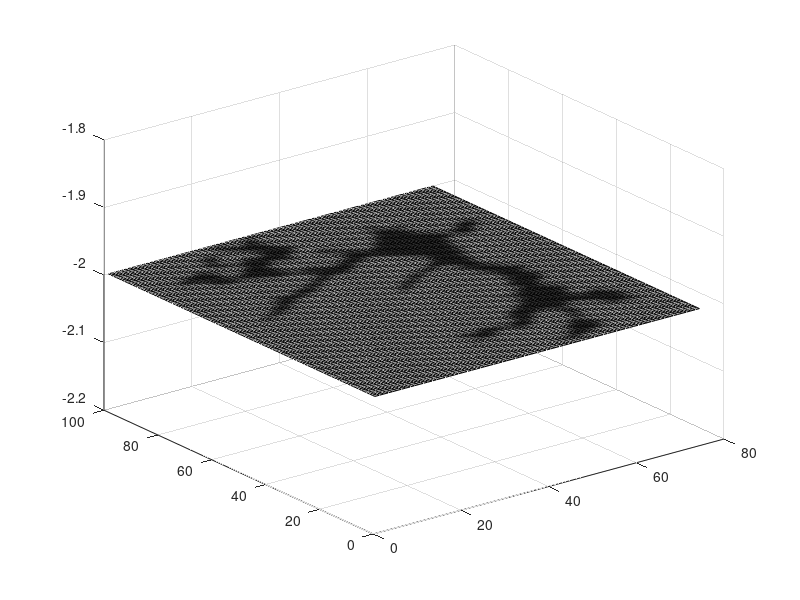

The MATLAB script that drew this image: (Note: this script raises an error after producing the figure.)
close all;
clear all;

load('mask.mat');
load('Example_dat.mat');
T0 = 1;
[H0,W0] = size(mask);
datSel = zeros(H0,W0,T0);
%% 
for t = 1:T0
    curIm = zeros(H0,W0);
    curIm(mask) = 0.8;%exp(-t/5)/0.9*0.4+0.6;
    curIm(~mask) = 0.3;
    curIm = imgaussfilt(curIm,1);
    datSel(:,:,t) = curIm;
end

%% Signals
% datSel = datSel + signal;
% datSel = 0.3 + imgaussfilt(signal,1);
%% 
xShift = [zeros(5,1);randi([0,10],15,1)];
yShift = [zeros(5,1);randi([0,10],15,1)];
% xShift = [zeros(20,1);];
% yShift = [zeros(20,1);];
datShow = zeros(H0,W0,T0);
for t = 1:T0
%     rgh = xShift(t)+1:H0;
%     rgw = yShift(t)+1:W0;
    curIm = ones(H0,W0)*0.3;
    curIm(1:end-xShift(t),1:end-yShift(t)) = datSel(xShift(t)+1:H0,yShift(t)+1:W0,t);
    datShow(:,:,t) = curIm;
end

%% Draw
f = figure('Position',[100,100,1000,400]);
axRaw = axes(f);
datShow = flipud(datShow);
for ii=1:T0
    % raw data and events
    img0 = 1-datShow(:,:,ii);
    imgx = cat(3,img0,img0,img0);
    alphaMap = ones(H0,W0)*0.2;
    %%
    [gX,gY,gZ] = meshgrid(1:W0,1:H0,-ii*2);
    gX = gX - yShift(ii);
    gY = gY - xShift(ii);
    s = surf(axRaw,gX,gY,gZ,imgx);hold on
    s.AlphaData = alphaMap;
    s.AlphaDataMapping = 'none';
    s.FaceAlpha = 'flat';
    s.EdgeColor = 'none'; 
end

pbaspect([W0 H0 W0*5])
axRaw.CameraUpVector = [0 1 0];
campos([2000,596 52]);
axis off